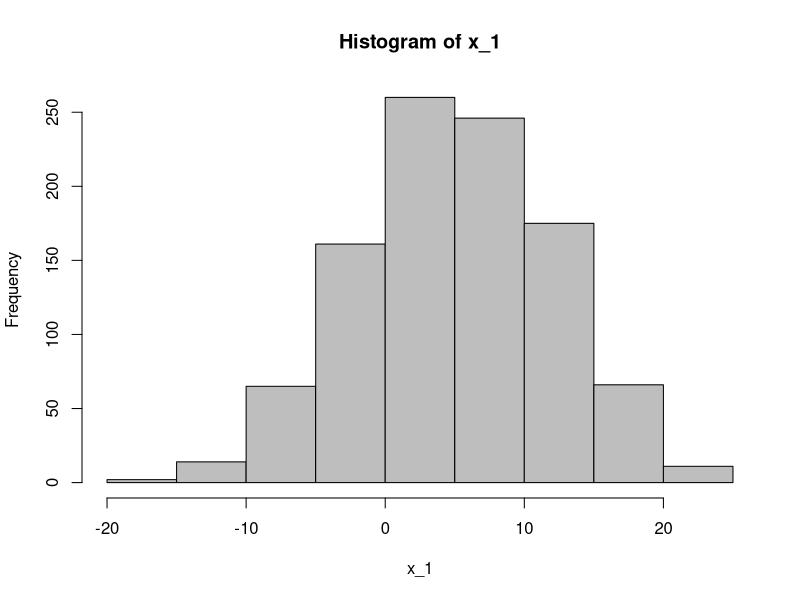
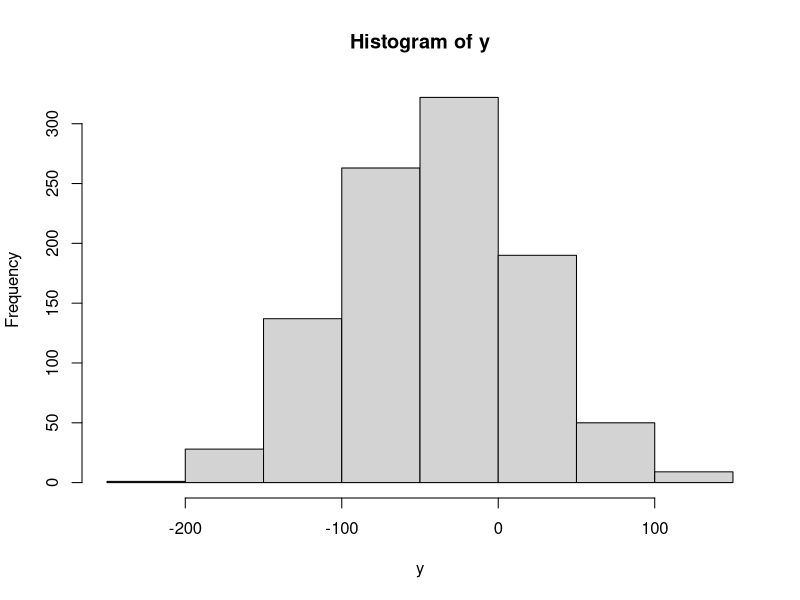
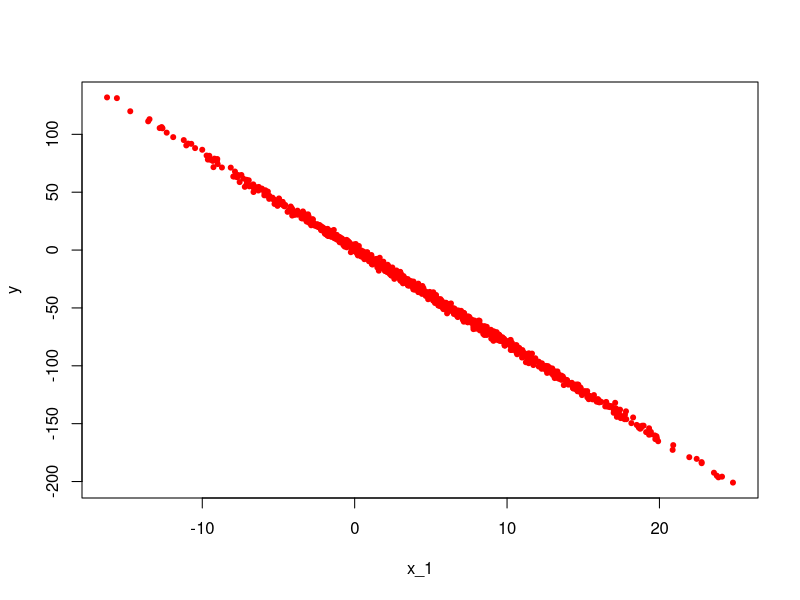
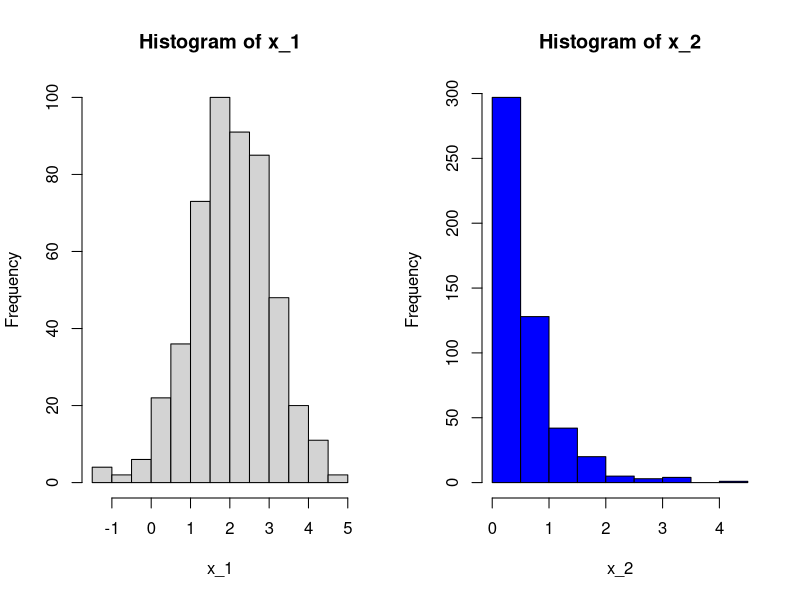
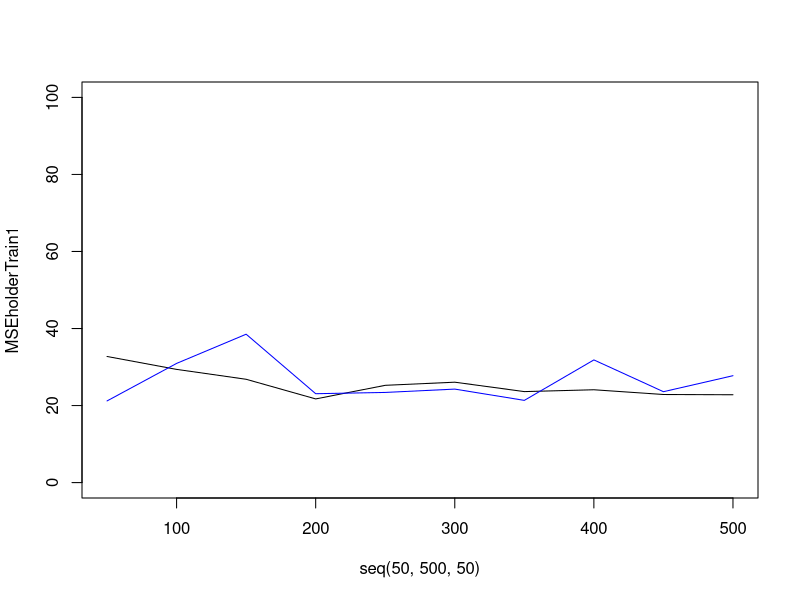
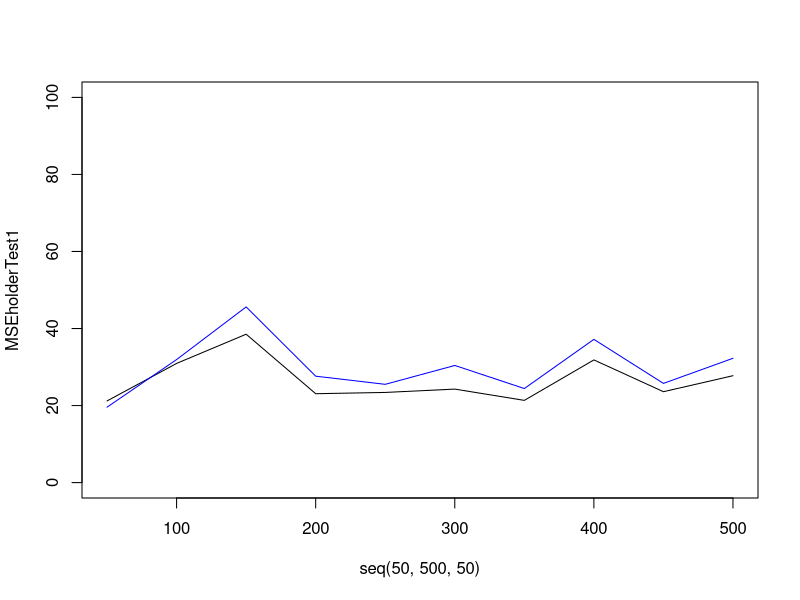

Here is the R script that generated these plots, in order:
## ---- chunk 1
knitr::opts_chunk$set(echo = TRUE)
## ---- chunk 2

x_1 = rnorm(1000,5,7) #normal distribution of explanatory variable ... not an assumption of regression
hist(x_1,col = "grey") #histogram of EV
true_error = rnorm(1000,0,2) #generating random error ~ N(0,2)
true_beta_0 = 1.1 #Beta_0
true_beta_1 = -8.2 #Beta_1

y = true_beta_0 + true_beta_1*x_1 + true_error #Generating Repsonses...

hist(y) #view distribuion of Repsonse.... not an assumption of regresssion 

plot(x_1,y, pch = 20, col = "red") #scatter plot of y versus x_1

df = data.frame(x_1 = x_1, y = y) #create a dataframe to use in lm function 

fit = lm(y~x_1,data = df) # fit the model to get Beta_hat_0 and Beta_hat_1
summary(fit) # view the parameter estimate table
## ---- chunk 3
MSEholderTrain1 = c()
MSEholderTest1 = c()
MSEholderTrain2 = c()
MSEholderTest2 = c()

samplesize = 500
x_1 = rnorm(samplesize,2,1)
x_2 = rgamma(samplesize,1,2)

par(mfrow = c(1,2))
hist(x_1)
hist(x_2, col = "blue")

#parameter setting ... these are the actual parameters that you would not know in a real world setting
true_beta_0 = 1.1
true_beta_1 = -1.2
true_beta_2 = 4

# error ~ N(0,2)  therefore Var(error) = 4
true_error = rnorm(samplesize,0,5)  

#Generate Repsonses
y1 = true_beta_0 + true_beta_1*x_1 + true_beta_2*x_2 + true_error

# Make a dataframe to fit the model
df1 = data.frame(x_1 = x_1, x_2 = x_2, y1 = y1)

#Divide into training and test set ... this one is 75% training 25% test
train_perc = .6
train_indices = sample(seq(1,samplesize,length = samplesize),train_perc*samplesize)
train1 = df1[train_indices,]
test1 = df1[-train_indices,]

#Fit the correct model
fitTrain1 = lm(y1~x_1 + x_2, data = train1)
# These are the predictions of the model on the data that were used to fit the model.
predsTrain1 = predict(fitTrain1)
# These are the predictions of the model on the data that were NOT used to fit the model.
# This is a better measure of how the model will perform in real life
predsTest1 = predict(fitTrain1, newdata = test1)

# Calculation of the MSE for the training set
MSEholderTrain1 = sum((predsTrain1 - train1$y1)^2)/(length(train1$y1) - 2)
# Calculation of the MSE for the Test set
MSEholderTest1 = sum((predsTest1 - test1$y1)^2)/(length(test1$y1) - 2)

#Fit the wrong model
fitTrain2 = lm(y1~x_1, data = train1)
# These are the predictions of the model on the data that were used to fit the model.
predsTrain2 = predict(fitTrain2)
# These are the predictions of the model on the data that were NOT used to fit the model.
# This is a better measure of how the model will perform in real life
predsTest2 = predict(fitTrain2, newdata = test1)


# Calculation of the MSE for the training set
MSEholderTrain2 = sum((predsTrain2 - train1$y1)^2)/(length(train1$y1) - 2)
# Calculation of the MSE for the Test set
MSEholderTest2 = sum((predsTest2 - test1$y1)^2)/(length(test1$y1) - 2)

MSEholderTrain1
MSEholderTest1

MSEholderTrain2
MSEholderTest2

#summary(fitTrain1)
#summary(fitTrain2)
## ---- chunk 4
MSEholderTrain1 = c()
MSEholderTest1 = c()
MSEholderTrain2 = c()
MSEholderTest2 = c()

for( samplesize in seq(50,500,50))
{

x_1 = rnorm(samplesize,2,1)
x_2 = rgamma(samplesize,1,2)

#parameter setting ... these are the actual parameters that you would not know in a real world setting
true_beta_0 = 1.1
true_beta_1 = -1.2
true_beta_2 = 4

# error ~ N(0,2)  therefore Var(error) = 4
true_error = rnorm(samplesize,0,5)  

#Generate Repsonses
y1 = true_beta_0 + true_beta_1*x_1 + true_beta_2*x_2 + true_error

# Make a dataframe to fit the model
df1 = data.frame(x_1 = x_1, x_2 = x_2, y1 = y1)

#Divide into training and test set ... this one is 75% training 25% test
train_perc = .7
train_indices = sample(seq(1,samplesize,length = samplesize),train_perc*samplesize)
train1 = df1[train_indices,]
test1 = df1[-train_indices,]

#Fit the correct model
fitTrain1 = lm(y1~x_1 + x_2, data = train1)
# These are the predictions of the model on the data that were used to fit the model.
predsTrain1 = predict(fitTrain1)
# These are the predictions of the model on the data that were NOT used to fit the model.
# This is a better measure of how the model will perform in real life
predsTest1 = predict(fitTrain1, newdata = test1)

# Calculation of the MSE for the training set
MSEholderTrain1[samplesize/50] = sum((predsTrain1 - train1$y1)^2)/(length(train1$y1) - 2)
# Calculation of the MSE for the Test set
MSEholderTest1[samplesize/50] = sum((predsTest1 - test1$y1)^2)/(length(test1$y1) - 2)

MSEholderTrain1
MSEholderTest1

#Fit the wrong model
fitTrain2 = lm(y1~x_1, data = train1)
# These are the predictions of the model on the data that were used to fit the model.
predsTrain2 = predict(fitTrain2)
# These are the predictions of the model on the data that were NOT used to fit the model.
# This is a better measure of how the model will perform in real life
predsTest2 = predict(fitTrain2, newdata = test1)


# Calculation of the MSE for the training set
MSEholderTrain2[samplesize/50] = sum((predsTrain2 - train1$y1)^2)/(length(train1$y1) - 2)
# Calculation of the MSE for the Test set
MSEholderTest2[samplesize/50] = sum((predsTest2 - test1$y1)^2)/(length(test1$y1) - 2)

MSEholderTrain2
MSEholderTest2

}

#plot of MSE Train versus MSE Test across many sizes of the sample 50 - 500.
par(mfrow = c(1,1))
plot(seq(50,500,50), MSEholderTrain1, ylim = c(0,100),type = "l")
lines(seq(50,500,50),MSEholderTest1, ylim = c(0,100),type = "l", col = "blue")

par(mfrow = c(1,1))
plot(seq(50,500,50), MSEholderTest1, ylim = c(0,100),type = "l")
lines(seq(50,500,50),MSEholderTest2, ylim = c(0,100),type = "l", col = "blue")
